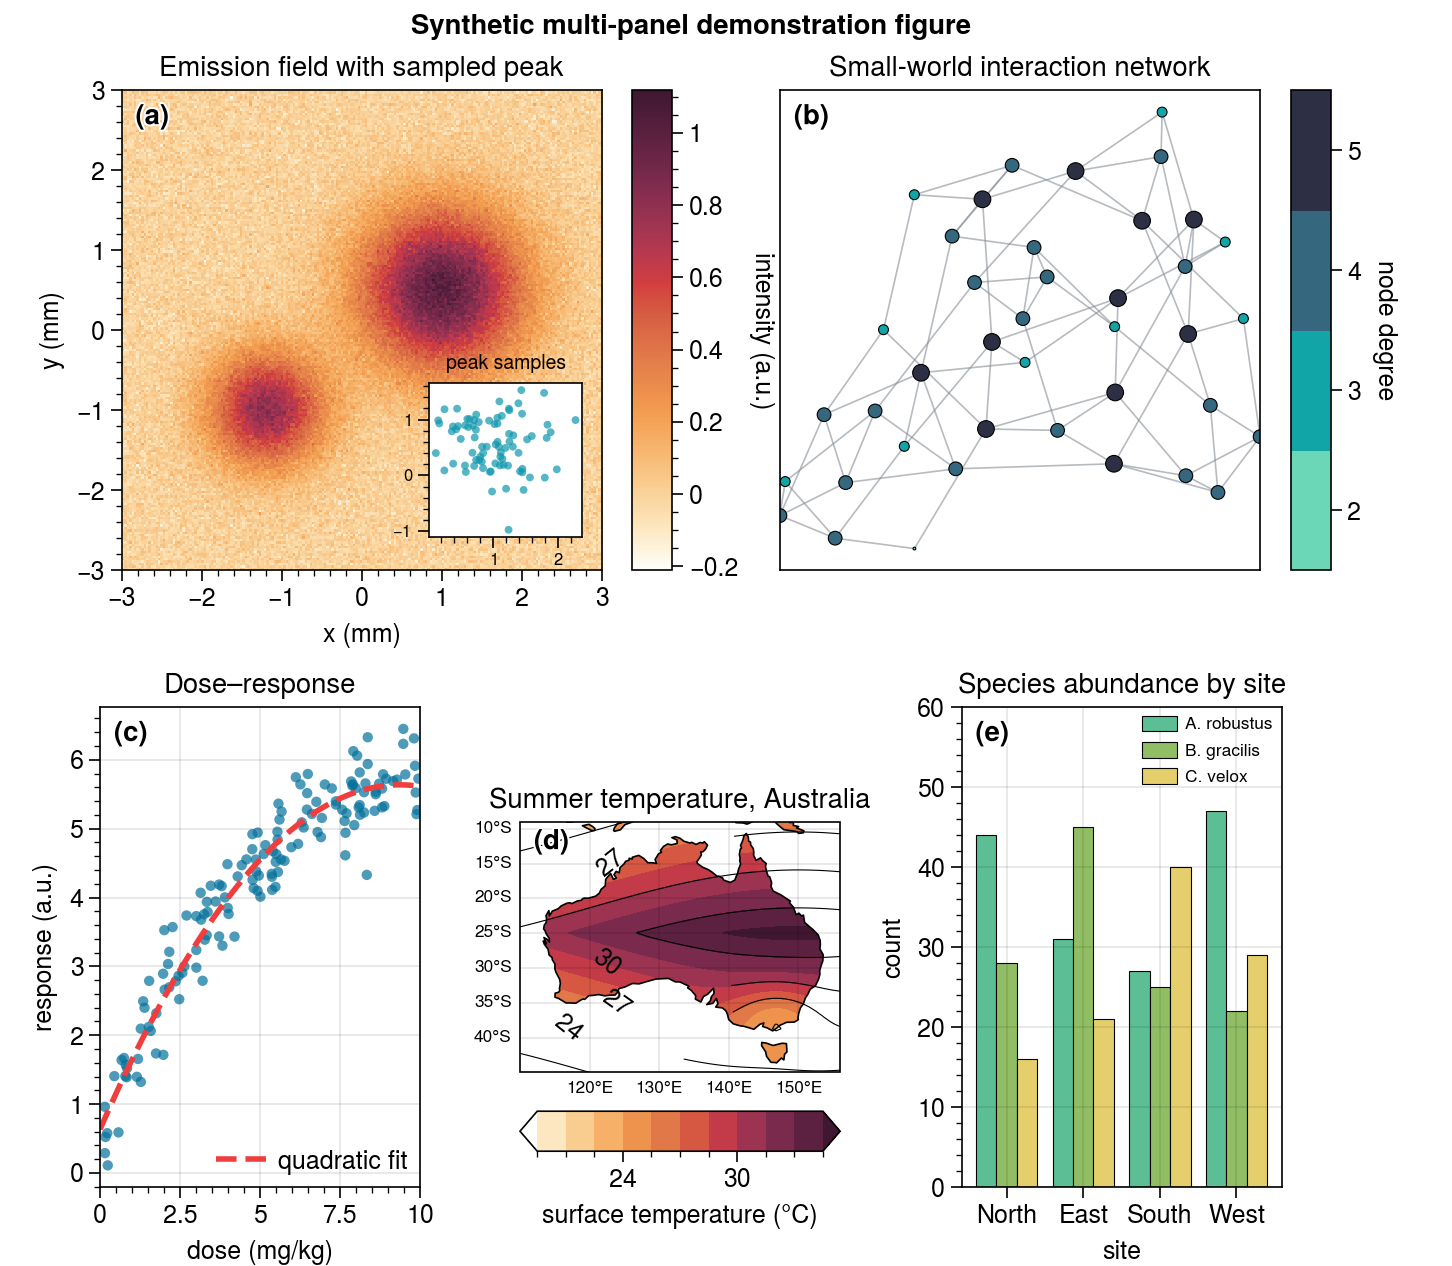

The script that saved this image:
"""Multi-panel demo figure per prompt.md.

Layout (b and the top row span differently than the bottom row):

    | a  a  a  b  b  b |
    | c  c  d  d  e  e |

a) imshow with an inset scatter, b) network, c) scatter,
d) geo contour over Australia, e) grouped bars.
"""

import numpy as np
import networkx as nx
import ultraplot as uplt

rng = np.random.default_rng(7)

# ----------------------------------------------------------------- layout
layout = [
    [1, 1, 1, 2, 2, 2],
    [3, 3, 4, 4, 5, 5],
]
fig, axs = uplt.subplots(
    layout,
    refwidth=2.4,
    proj={4: "cyl"},
    share=False,
    left="4em",
)

# ------------------------------------------------- (a) imshow + inset scatter
axa = axs[0]
x = np.linspace(-3, 3, 200)
X, Y = np.meshgrid(x, x)
field = (
    np.exp(-((X - 1) ** 2 + (Y - 0.5) ** 2))
    + 0.8 * np.exp(-2 * ((X + 1.2) ** 2 + (Y + 1) ** 2))
    + 0.05 * rng.standard_normal(X.shape)
)
m = axa.imshow(field, cmap="fire", extent=[-3, 3, -3, 3], origin="lower")
axa.colorbar(m, loc="r", label="intensity (a.u.)")
ixa = axa.inset_axes([0.64, 0.07, 0.32, 0.32], zoom=False)
xs = rng.normal(1, 0.5, 80)
ys = rng.normal(0.5, 0.5, 80)
ixa.scatter(xs, ys, s=8, c="cyan7", alpha=0.7, ec="none")
ixa.format(
    title="peak samples", titlesize=7,
    xticklabelsize=6, yticklabelsize=6, grid=False,
)
axa.format(
    title="Emission field with sampled peak",
    xlabel="x (mm)", ylabel="y (mm)", grid=False,
)

# --------------------------------------------------------------- (b) network
axb = axs[1]
G = nx.watts_strogatz_graph(40, 4, 0.25, seed=7)
pos = nx.spring_layout(G, seed=7)
xy = np.array([pos[n] for n in G.nodes])
deg = np.array([G.degree(n) for n in G.nodes])
for u, v in G.edges:
    axb.plot(
        [pos[u][0], pos[v][0]], [pos[u][1], pos[v][1]],
        color="gray6", lw=0.6, alpha=0.6, zorder=1,
    )
sc = axb.scatter(
    xy[:, 0], xy[:, 1], c=deg, s=25 * deg,
    cmap="marine", cmap_kw={"left": 0.25},
    ec="k", lw=0.4, zorder=2, values=np.unique(deg),
)
axb.colorbar(sc, loc="r", label="node degree")
axb.format(
    title="Small-world interaction network",
    xticks=[], yticks=[], grid=False,
)

# --------------------------------------------------------------- (c) scatter
axc = axs[2]
n = 150
conc = rng.uniform(0, 10, n)
resp = 2.5 * np.log1p(conc) + rng.normal(0, 0.4, n)
axc.scatter(conc, resp, c="ocean blue", s=14, alpha=0.7, ec="none")
cf = np.polyfit(conc, resp, 2)
cx = np.linspace(0, 10, 100)
axc.plot(cx, np.polyval(cf, cx), color="red7", lw=2, ls="--", label="quadratic fit")
axc.legend(loc="lr", frame=False)
axc.format(
    title="Dose–response",
    xlabel="dose (mg/kg)", ylabel="response (a.u.)",
)

# --------------------------------------------- (d) geo contour over Australia
axd = axs[3]
lon = np.linspace(105, 160, 80)
lat = np.linspace(-45, -8, 60)
LON, LAT = np.meshgrid(lon, lat)
temp = (
    32
    - 0.55 * np.abs(LAT + 25)
    - 4 * np.exp(-((LON - 147) ** 2 / 40 + (LAT + 37) ** 2 / 20))
    + 3 * np.sin(np.radians(3 * LON))
)
cf = axd.contourf(LON, LAT, temp, cmap="fire", levels=12, extend="both")
cl = axd.contour(LON, LAT, temp, color="k", lw=0.4, levels=6, labels=True)
axd.colorbar(cf, loc="b", label="surface temperature (°C)")
axd.format(
    title="Summer temperature, Australia",
    lonlim=(110, 156), latlim=(-45, -9),
    coast=True, land=False, ocean=True,
    lonlabels="b", latlabels="l", gridlabelsize="x-small",
)

# ----------------------------------------------------------- (e) grouped bars
axe = axs[4]
sites = ["North", "East", "South", "West"]
species = ["A. robustus", "B. gracilis", "C. velox"]
counts = np.array([
    [42, 30, 18],
    [35, 44, 22],
    [28, 25, 38],
    [50, 20, 30],
]) + rng.integers(-4, 5, (4, 3))
axe.bar(counts, cycle="qual1", labels=species, edgecolor="k", lw=0.4)
axe.legend(loc="ur", frame=False, ncols=1, fontsize="x-small")
axe.format(
    title="Species abundance by site",
    xticks=range(4), xticklabels=sites,
    xlabel="site", ylabel="count", ylim=(0, 60),
)

# ------------------------------------------------------------------ figure
fig.format(
    abc="(a)", abcloc="ul",
    suptitle="Synthetic multi-panel demonstration figure",
    titleloc="c",
)
fig.save("/home/casper/ultraplot-figures/examples/complex_layout_figure.png", dpi=200)
fig.save("/home/casper/ultraplot-figures/examples/complex_layout_figure.pdf")
print("saved")
